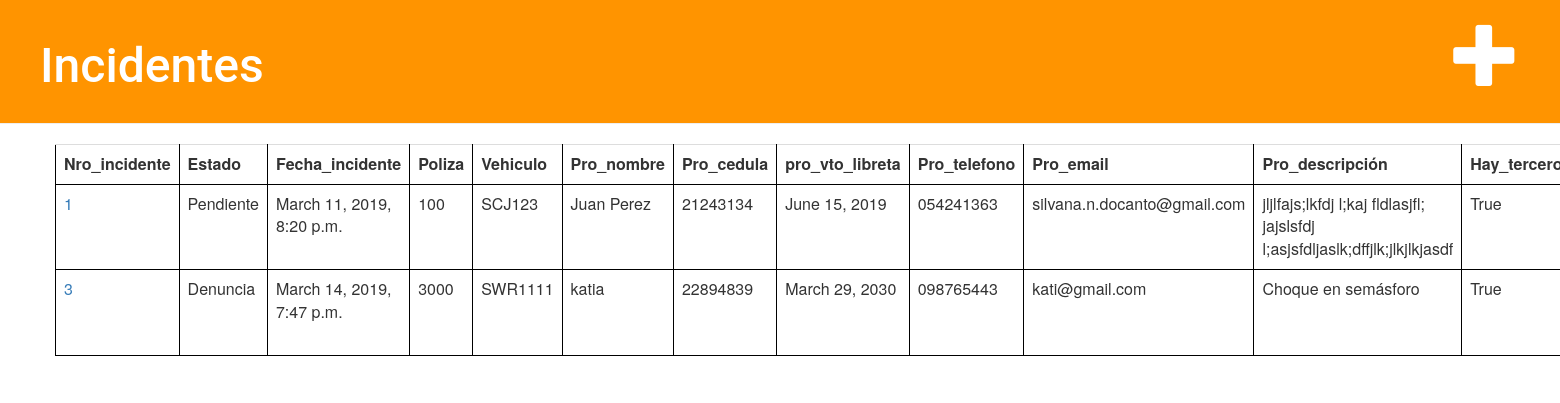
Screenshot of /incidente/ with the database file from the repository.
### denuncia/models.py (models this page shows, shortened)
class Incidente(models.Model):
    nro_incidente = models.AutoField(primary_key=True)
    poliza = models.ForeignKey('Poliza',on_delete=models.CASCADE,)
    hay_heridos = models.BooleanField()
    hay_terceros = models.BooleanField()
    fecha_incidente = models.DateTimeField(default=timezone.now)
    estado = models.ForeignKey('Estado',on_delete=models.CASCADE,)
    pro_nombre = models.CharField(max_length=30)
    pro_cedula = models.CharField(max_length=8)
    pro_vto_libreta = models.DateField(null=True, blank=True)
    pro_telefono = models.CharField(max_length=9)
    pro_email = models.EmailField(max_length=35, null=True, blank=True)
    pro_descripción = models.TextField(max_length=500)
    ter_matricula = models.CharField(max_length=7, null=True, blank=True)
    ter_aseguradora = models.CharField(max_length=30, null=True, blank=True)
    ter_propietario = models.BooleanField()
    ter_nombre_conductor = models.CharField(max_length=30, null=True, blank=True)
    ter_cedula_conductor = models.CharField(max_length=8, null=True, blank=True)
    ter_telefono_conductor = models.CharField(max_length=9, null=True, blank=True)
    usuario = models.ForeignKey('Usuario',on_delete=models.CASCADE,)
    fecha_mod = models.DateTimeField(default=timezone.now)

class Estado(models.Model):
    id = models.AutoField(primary_key=True)
    tipo = models.CharField(max_length=10)

class Poliza(models.Model):
    nro_poliza = models.CharField(primary_key=True, max_length=8)
    cliente = models.ForeignKey('Cliente',on_delete=models.CASCADE,)
    vehiculo = models.ForeignKey('Vehiculo',on_delete=models.CASCADE,)

class Vehiculo(models.Model):
    matricula = models.CharField(primary_key=True, max_length=7)

### denuncia/views.py (the view)
# urls.py: path('incidente/', views.incidente_list, name='incidente_list'),
def incidente_list(request):
    incidentes = Incidente.objects.order_by('nro_incidente')
    return render(request, 'incidente/incidente_list.html', {'incidentes': incidentes})

### denuncia/templates/incidente/incidente_list.html (shortened to what this page needs)
{% extends 'incidente/base.html' %}
{% block content %}
	<table class='table'>
		<tr>
			<th>Nro_incidente</th><th>Estado</th><th>Fecha_incidente</th><th>Poliza</th><th>Vehiculo</th><th>Pro_nombre</th><th>Pro_cedula</th><th>pro_vto_libreta</th><th>Pro_telefono</th><th>Pro_email</th><th>Pro_descripción</th><th>Hay_terceros</th>
		</tr>
		{% for incidente in incidentes %}
			<tr>
				<td> <a href="{% url 'incidente_detail' pk=incidente.nro_incidente %}">{{ incidente.nro_incidente }}</a></td>
				<td>{{ incidente.estado.tipo }} </td>
				<td>{{ incidente.fecha_incidente }} </td>
				<td>{{ incidente.poliza.nro_poliza }} </td>
				<td>{{ incidente.poliza.vehiculo.matricula }} </td>
				<td>{{ incidente.pro_nombre }} </td>
				<td>{{ incidente.pro_cedula }} </td>
				<td>{{ incidente.pro_vto_libreta }} </td>
				<td>{{ incidente.pro_telefono }} </td>
				<td>{{ incidente.pro_email }} </td>
				<td>{{ incidente.pro_descripción }} </td>
				<td>{{ incidente.hay_terceros }} </td>
			</tr>
		{% endfor %}
	</table>
{% endblock %}

### denuncia/static/css/denuncia.css (style rules this page uses)
.table, th, td { border: 1px solid black; }

### rows the page displays
Incidente: nro_incidente "1", estado.tipo "Pendiente", fecha_incidente "March 11, 2019, 8:20 p.m.", poliza.nro_poliza "100", poliza.vehiculo.matricula "SCJ123", pro_nombre "Juan Perez", pro_cedula "21243134", pro_vto_libreta "June 15, 2019", pro_telefono "054241363", pro_email "silvana.n.docanto@gmail.com", pro_descripción "jljlfajs;lkfdj l;kaj fldlasjfl; jajslsfdj l;asjsfdljaslk;dffjlk;jlkjlkjasdf", hay_terceros "True"
Incidente: nro_incidente "3", estado.tipo "Denuncia", fecha_incidente "March 14, 2019, 7:47 p.m.", poliza.nro_poliza "3000", poliza.vehiculo.matricula "SWR1111", pro_nombre "katia", pro_cedula "22894839", pro_vto_libreta "March 29, 2030", pro_telefono "098765443", pro_email "kati@gmail.com", pro_descripción "Choque en semásforo", hay_terceros "True"
